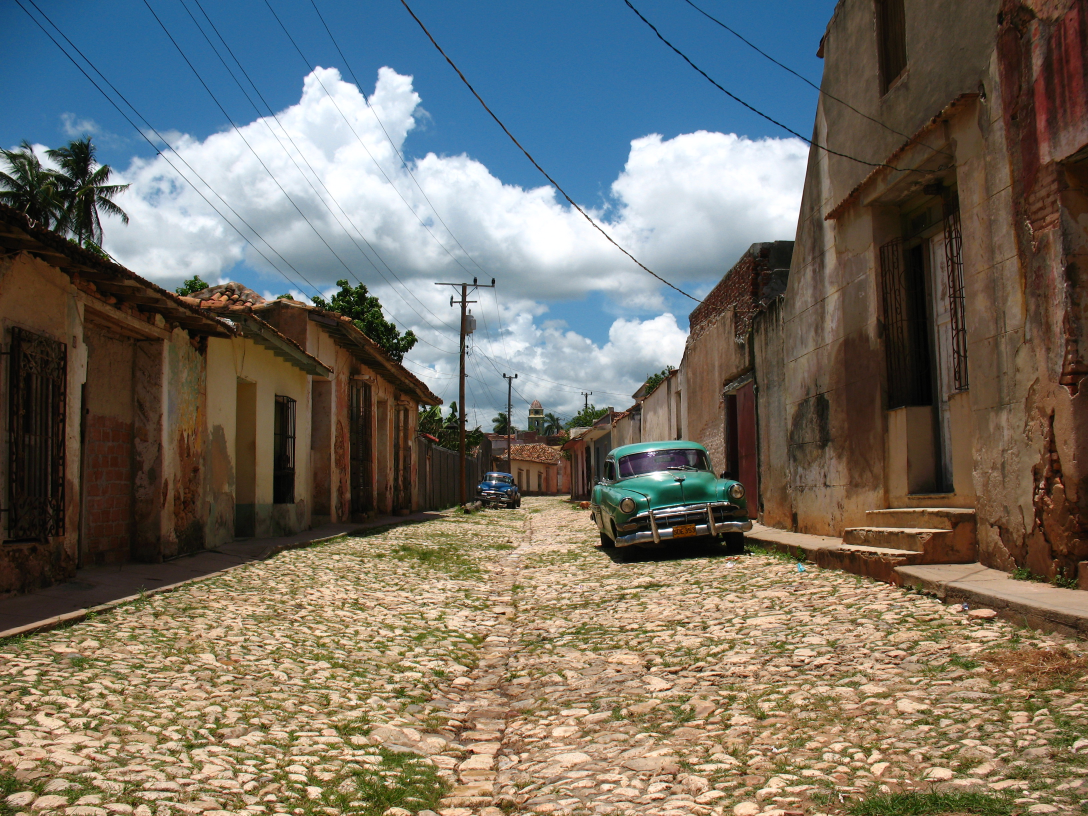
#> input picture notebooks/data_raw/cars/cars_00000.jpg, 3264 x 2448 px (shown at 1/3 size); its folder holds only this picture in this run
$ python prepare_real_images.py
#> lines starting #> are read from the running program, lines starting #| are printed output that depends on the picture
"""
prepare_real_images.py

Utility script for the Synthetic Image Detector project.

Expected workflow:
- The user downloads raw real-image datasets manually from sources like Kaggle,
  Wikimedia Commons, or other open datasets.
- They unzip/place those images into:
    data_raw/cars/
    data_raw/buildings/
    data_raw/medical/
- This script then:
    * samples a target number of images per category,
    * converts them to RGB,
    * resizes them to 512x512,
    * saves them into data/real/ with standardized filenames:
        cars_0000.jpg, buildings_0000.jpg, medical_0000.jpg, etc.

This prepares a clean "real" dataset ready for CLIP embeddings and modeling.
"""

from pathlib import Path
from PIL import Image
import random

# Where your raw datasets live
SOURCE_DIRS = {
    "cars": Path("data_raw/cars"),
    "buildings": Path("data_raw/buildings"),
    "medical": Path("data_raw/medical"),
}

# How many you want from each
TARGET_COUNTS = {
    "cars": 400,
    "buildings": 300,
    "medical": 115,  # total ~815
}

TARGET_DIR = Path("data/real")
TARGET_DIR.mkdir(parents=True, exist_ok=True)

IMG_SIZE = (512, 512)
VALID_EXT = {".jpg", ".jpeg", ".png"}


def curate_category(category: str, src_dir: Path, target_n: int) -> int:
    """Sample, resize, and save images for a single category."""
#> called with category = 'cars', target_n = 400
    if not src_dir.exists():
        print(f"[WARN] Source directory does not exist for {category}: {src_dir}")
        return 0

    files = [p for p in src_dir.rglob("*") if p.suffix.lower() in VALID_EXT]
    if not files:
        print(f"[WARN] No valid image files found for {category} in {src_dir}")
        return 0

    random.shuffle(files)
    target_n = min(target_n, len(files))
    print(f"{category}: using {target_n} images from {len(files)} available")

    saved = 0
    for i, img_path in enumerate(files[:target_n]):
        try:
            img = Image.open(img_path).convert("RGB")
#> img is the input picture: PIL image 3264x2448 RGB; mean R, G, B 116.3, 111.8, 102.2
            img = img.resize(IMG_SIZE)
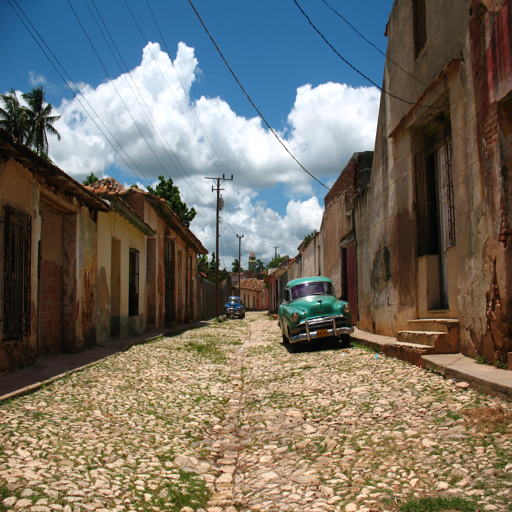
#> img: PIL image 512x512 RGB; mean R, G, B 116.3, 111.8, 102.2
            out_path = TARGET_DIR / f"{category}_{i:04d}.jpg"
            img.save(out_path, "JPEG", quality=95)
            saved += 1
        except Exception as e:
            print(f"[SKIP] {img_path} due to error: {e}")

    return saved


def main():
    total_saved = 0
    for cat, src in SOURCE_DIRS.items():
        n_target = TARGET_COUNTS.get(cat, 0)
        saved = curate_category(cat, src, n_target)
        total_saved += saved

    print("\n=== Curation Summary ===")
    for cat in SOURCE_DIRS.keys():
        count = len(list(TARGET_DIR.glob(f"{cat}_*.jpg")))
        print(f"{cat}: {count} images in {TARGET_DIR}")
    print(f"Total curated images: {total_saved}")


if __name__ == "__main__":
    main()
